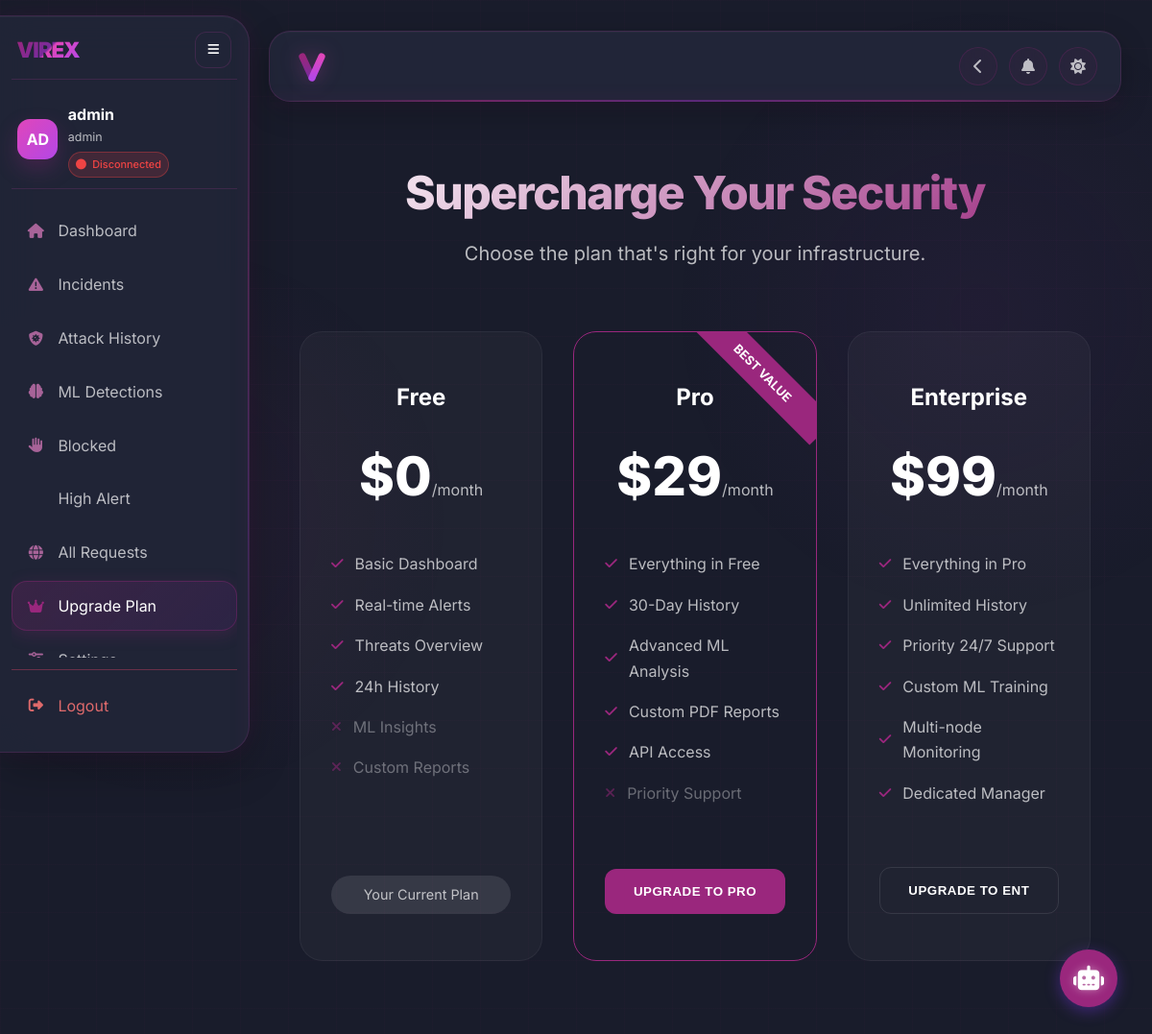
Page /pricing (signed in) on the committed database.
### tables this page shows
CREATE TABLE users (
    user_id       INTEGER PRIMARY KEY AUTOINCREMENT,
    username      TEXT NOT NULL UNIQUE,
    password_hash TEXT NOT NULL,
    email         TEXT,
    role_id       INTEGER DEFAULT 2 REFERENCES roles(role_id),
    department_id INTEGER REFERENCES departments(department_id),
    full_name     TEXT,
    phone         TEXT,
    department    TEXT,
    is_active     INTEGER DEFAULT 1,
    last_login    TEXT,
    reset_token   TEXT,
    reset_token_expiry TEXT,
    avatar_url    TEXT,
    subscription  TEXT DEFAULT 'Free',
    created_at    TEXT,
    updated_at    TEXT
);

CREATE TABLE roles (
    role_id     INTEGER PRIMARY KEY AUTOINCREMENT,
    name        TEXT NOT NULL UNIQUE,
    description TEXT,
    created_at  TEXT
);

### app/dashboard/routes.py (the view)
    @app.route('/pricing')
    @token_required
    def pricing_page(current_user):
        return render_template(
            'pricing.html',
            user=current_user,
            active_page='pricing'
        )

### app/auth/models.py (called while the page is built)
    def get_user(self, username: str) -> dict | None:
        user = db.get_user_by_username(username)
        if user:
            user["role"] = user.get("role_name") or user.get("role", "user")
        return user

### app/dashboard/services.py (called while the page is built, shortened)
    def log_clean_request(self, ip, endpoint="", method="GET"):
        self.stats["total_requests"] = self.stats.get("total_requests", 0) + 1

    def load_audit_log(self):
        all_logs = []
        with self.audit_lock:
            try:
                if os.path.exists(self.audit_log_path):
                    with open(self.audit_log_path, 'r') as f:
                        json_logs = json.load(f)
                        if isinstance(json_logs, list):
                            all_logs.extend(json_logs)
            except Exception as e:
                print(f"[-] Error loading JSON audit log: {e}")
        try:
            db_threats = self.db.get_threat_logs(limit=2000)
        except Exception as e:
            print(f"[-] Error loading SQLite threat logs: {e}")
        all_logs.sort(key=lambda x: str(x.get('timestamp', '')), reverse=True)
        return all_logs

### app/database.py (called while the page is built)
@contextmanager
def db_cursor():
    conn = sqlite3.connect(str(DB_PATH), timeout=10, check_same_thread=False)
    conn.row_factory = sqlite3.Row
    conn.execute("PRAGMA journal_mode=WAL")
    conn.execute("PRAGMA foreign_keys=ON")
    conn.execute("PRAGMA busy_timeout=5000")
    cur = conn.cursor()
    try:
        yield cur
        conn.commit()
    except Exception as e:
        conn.rollback()
        logger.error(f"[DB] Error: {e}")
        raise
    finally:
        conn.close()

def get_user_by_username(username: str) -> dict | None:
    with db_cursor() as cur:
        cur.execute("""
            SELECT u.*, r.name as role_name
            FROM users u
            LEFT JOIN roles r ON u.role_id = r.role_id
            WHERE u.username = ?
        """, (username,))
        row = cur.fetchone()
        return dict(row) if row else None

def get_threat_logs(limit: int = 100, attack_type: str = None,
                    severity: str = None) -> list:
    sql = "SELECT * FROM threat_logs WHERE 1=1"
    params = []
    if attack_type:
        sql += " AND attack_type = ?"
        params.append(attack_type)
    if severity:
        sql += " AND severity = ?"
        params.append(severity)
    sql += " ORDER BY threat_log_id DESC LIMIT ?"
    params.append(limit)
    with db_cursor() as cur:
        cur.execute(sql, params)
        return [dict(r) for r in cur.fetchall()]

### app/templates/pricing.html (shortened to what this page needs)
{% extends "sidebar_layout.html" %} {% set active_page = 'pricing' %}  {% block stylesheets %}
<link rel="stylesheet" href="/static/css/dashboard.css" />
{% endblock %} {% block content %}
<div class="pricing-container">
  <header class="pricing-header">
    <h1>Supercharge Your Security</h1>
    <p>Choose the plan that's right for your infrastructure.</p>
  </header>
  <div class="pricing-grid">
    <div class="pricing-card">
      <div class="plan-name">Free</div>
      <div class="plan-price">$0<span>/month</span></div>
      <ul class="plan-features">
        <li><i class="fas fa-check"></i> Basic Dashboard</li>
        <li><i class="fas fa-check"></i> Real-time Alerts</li>
        <li><i class="fas fa-check"></i> Threats Overview</li>
        <li><i class="fas fa-check"></i> 24h History</li>
        <li style="opacity: 0.5"><i class="fas fa-times"></i> ML Insights</li>
        <li style="opacity: 0.5"><i class="fas fa-times"></i> Custom Reports</li>
      </ul>
      {% if user.subscription == 'Free' %}
      <div class="current-plan-badge">Your Current Plan</div>
      {% else %}
      <button class="plan-btn btn-outline" onclick="upgradePlan('Free')">Downgrade</button>
      {% endif %}
    </div>
    <div class="pricing-card popular">
      <div class="popular-badge">Best Value</div>
      <div class="plan-name">Pro</div>
      <div class="plan-price">$29<span>/month</span></div>
      <ul class="plan-features">
        <li><i class="fas fa-check"></i> Everything in Free</li>
        <li><i class="fas fa-check"></i> 30-Day History</li>
        <li><i class="fas fa-check"></i> Advanced ML Analysis</li>
        <li><i class="fas fa-check"></i> Custom PDF Reports</li>
        <li><i class="fas fa-check"></i> API Access</li>
        <li style="opacity: 0.5"><i class="fas fa-times"></i> Priority Support</li>
      </ul>
      {% if user.subscription == 'Pro' %}
      <div class="current-plan-badge">Your Current Plan</div>
      {% else %}
      <button class="plan-btn btn-primary" onclick="openCheckout('Pro', 29)">Upgrade to Pro</button>
      {% endif %}
    </div>
    <div class="pricing-card">
      <div class="plan-name">Enterprise</div>
      <div class="plan-price">$99<span>/month</span></div>
      <ul class="plan-features">
        <li><i class="fas fa-check"></i> Everything in Pro</li>
        <li><i class="fas fa-check"></i> Unlimited History</li>
        <li><i class="fas fa-check"></i> Priority 24/7 Support</li>
        <li><i class="fas fa-check"></i> Custom ML Training</li>
        <li><i class="fas fa-check"></i> Multi-node Monitoring</li>
        <li><i class="fas fa-check"></i> Dedicated Manager</li>
      </ul>
      {% if user.subscription == 'Enterprise' %}
      <div class="current-plan-badge">Your Current Plan</div>
      {% else %}
      <button class="plan-btn btn-outline" onclick="openCheckout('Enterprise', 99)">Upgrade to Ent</button>
      {% endif %}
    </div>
  </div>
</div>
{% endblock %}

### app/templates/sidebar_component.html (shortened to what this page needs)
<aside class="sidebar modern-sidebar" id="sidebar" aria-expanded="true">
  <div class="modern-sidebar__brand-row">
    <div class="sidebar-brand modern-sidebar__brand" style="display: flex; align-items: center; gap: 4px;">
      <span class="brand-v-icon">VIREX</span>
    </div>
    <button
      type="button"
      class="modern-sidebar__toggle"
      data-sidebar-toggle
      data-sidebar-target="sidebar"
      aria-label="Toggle sidebar"
      aria-controls="sidebar"
      aria-expanded="true"
    >
      <i class="fas fa-bars"></i>
    </button>
  </div>
  <div class="modern-sidebar__profile">
    <div class="modern-sidebar__profile-main">
      <div class="modern-sidebar__avatar" aria-hidden="true">
        {% if user and user.avatar_url %}
        <img
          src="{{ user.avatar_url }}"
          alt="avatar"
          style="
            width: 100%;
            height: 100%;
            object-fit: cover;
            border-radius: 13px;
          "
        />
        {% else %}
          {% if user and user.full_name %}
            {{ user.full_name[:2]|upper }}
          {% else %}
            {{ (user.username[:2] if user and user.username else 'US')|upper }}
          {% endif %}
        {% endif %}
      </div>
      <div class="modern-sidebar__profile-copy">
        <div class="modern-sidebar__username" id="sidebar-username" style="display: flex; align-items: center; gap: 8px;">
          {{ user.full_name if user and user.full_name else (user.username if user else 'User') }}
        </div>
        <div class="modern-sidebar__role">
          {{ user.role if user else 'Role' }}
        </div>
        <div
          class="modern-sidebar__status user-connection-status"
          id="sidebar-connection-status"
        >
        </div>
      </div>
    </div>
  </div>
  <nav class="modern-sidebar__nav" aria-label="Primary">
    <a
      href="/dashboard"
      class="modern-sidebar__item {% if active_page == 'dashboard' %}active{% endif %}"
    >
      <span class="modern-sidebar__icon"><i class="fas fa-home"></i></span>
      <span class="modern-sidebar__label">Dashboard</span>
    </a>
    <a
      href="/incidents"
      class="modern-sidebar__item {% if active_page == 'incidents' %}active{% endif %}"
    >
      <span class="modern-sidebar__icon"
        ><i class="fas fa-exclamation-triangle"></i
      ></span>
      <span class="modern-sidebar__label">Incidents</span>
    </a>
    <a
      href="/attack-history"
      class="modern-sidebar__item {% if active_page == 'attack-history' %}active{% endif %}"
    >
      <span class="modern-sidebar__icon"><i class="fas fa-shield-virus"></i></span>
      <span class="modern-sidebar__label">Attack History</span>
    </a>
    <a
      href="/ml-detections"
      class="modern-sidebar__item {% if active_page == 'ml-detections' %}active{% endif %}"
    >
      <span class="modern-sidebar__icon"><i class="fas fa-brain"></i></span>
      <span class="modern-sidebar__label">ML Detections</span>
    </a>
    <a
      href="/blocked_page"
      class="modern-sidebar__item {% if active_page == 'blocked' %}active{% endif %}"
    >
      <span class="modern-sidebar__icon"><i class="fas fa-hand"></i></span>
      <span class="modern-sidebar__label">Blocked</span>
    </a>
    <a
      href="/critical"
      class="modern-sidebar__item {% if active_page == 'critical' %}active{% endif %}"
    >
      <span class="modern-sidebar__label">High Alert</span>
    </a>
    <a
      href="/requests"
      class="modern-sidebar__item {% if active_page == 'requests' %}active{% endif %}"
    >
      <span class="modern-sidebar__icon"><i class="fas fa-globe"></i></span>
      <span class="modern-sidebar__label">All Requests</span>
    </a>
    <a
      href="/pricing"
      class="modern-sidebar__item {% if active_page == 'pricing' %}active{% endif %}"
    >
      <span class="modern-sidebar__icon"><i class="fas fa-crown"></i></span>
      <span class="modern-sidebar__label">Upgrade Plan</span>
    </a>
    <a
      href="/settings"
      class="modern-sidebar__item {% if active_page == 'settings' %}active{% endif %}"
    >
      <span class="modern-sidebar__icon"><i class="fas fa-sliders"></i></span>
      <span class="modern-sidebar__label">Settings</span>
    </a>
  </nav>
  <div class="modern-sidebar__footer">
    <button type="button" class="modern-sidebar__logout" id="logout-btn">
      <span class="modern-sidebar__icon"
        ><i class="fas fa-right-from-bracket"></i
      ></span>
      <span class="modern-sidebar__label">Logout</span>
    </button>
  </div>
</aside>

### app/static/css/theme.css (style rules this page uses)
:root { --bg-main: #191c2b; --bg-secondary: #212538; --bg-card: #212538; --bg-layout: #191c2b; --brand-primary: #9a277d; --brand-secondary: #792b9d; --brand-accent: #852c6f; --brand-gradient: linear-gradient(135deg, #e046ba 0%, #b347e6 100%); --brand-gradient-hover: linear-gradient(135deg, #f05ad2 0%, #c45df5 100%); --cyan: #4b5563; --cyan-dim: rgba(224, 70, 186, 0.12); --success: #10b981; --warning: #f59e0b; --danger: #ef4444; --info: #3b82f6; --text-primary: #ffffff; --text-secondary: rgba(255, 255, 255, 0.7); --text-muted: rgba(255, 255, 255, 0.45); --border-dim: rgba(224, 70, 186, 0.15); --border-light: rgba(224, 70, 186, 0.3); --glow-purple: 0 0 24px rgba(224, 70, 186, 0.35); --glow-cyan: 0 0 20px rgba(179, 71, 230, 0.25); }
.brand-v-icon { display: inline-block; font-weight: 950; background: linear-gradient(135deg, #9a277d 0%, #792b9d 48%, #e046ba 52%, #b347e6 100%); -webkit-background-clip: text; background-clip: text; -webkit-text-fill-color: transparent; line-height: 1; font-family: 'Inter', sans-serif; letter-spacing: -0.05em; font-size: 1.4rem; }

### app/static/css/base.css (style rules this page uses)
* { margin: 0; padding: 0; box-sizing: border-box; }
:root { --font-main: "Inter", system-ui, -apple-system, sans-serif; --font-mono: "JetBrains Mono", "Fira Code", monospace; --transition-fast: 0.2s ease; --transition-normal: 0.3s ease; --transition-slow: 0.5s cubic-bezier(0.4, 0, 0.2, 1); }
body { font-family: var(--font-main); background: var(--bg-main); color: var(--text-primary); line-height: 1.65; -webkit-font-smoothing: antialiased; min-height: 100vh; position: relative; }
h1, h2, h3, h4, h5, h6 { color: var(--text-primary); line-height: 1.3; }
h1 { font-size: clamp(2rem, 4vw, 2.5rem); font-weight: 800; letter-spacing: -0.03em; }
.btn-primary { background: var(--brand-gradient); color: white; box-shadow: 0 4px 15px color-mix(in srgb, var(--brand-primary) 30%, transparent); }

### app/static/css/dashboard.css (style rules this page uses)
body::before { content: ""; position: fixed; top: 0; left: 0; width: 100%; height: 100%; background: radial-gradient( circle at 15% 50%, color-mix(in srgb, var(--brand-primary) 8%, transparent), transparent 25% ), radial-gradient( circle at 85% 30%, color-mix(in srgb, var(--brand-secondary) 8%, transparent), transparent 25% ); z-index: -1; pointer-events: none; animation: bgPulse 8s ease-in-out infinite; }
body::after { content: ""; position: fixed; top: 0; left: 0; width: 100%; height: 100%; background-image: linear-gradient( color-mix(in srgb, var(--brand-primary) 3%, transparent) 1px, transparent 1px ), linear-gradient( 90deg, color-mix(in srgb, var(--brand-primary) 3%, transparent) 1px, transparent 1px ); background-size: 50px 50px; pointer-events: none; z-index: -1; }

### app/static/css/layout.css (style rules this page uses)
.sidebar { width: 260px; height: 100vh; position: fixed; left: 0; top: 0; background: var(--bg-secondary); backdrop-filter: blur(20px); border-right: 1px solid var(--border-dim); box-shadow: 0 0 30px color-mix(in srgb, var(--brand-primary) 15%, transparent), inset 0 0 40px color-mix(in srgb, var(--brand-primary) 5%, transparent), 2px 0 10px rgba(0, 0, 0, 0.1); display: flex; flex-direction: column; z-index: 1000; transition: transform 0.3s cubic-bezier(0.4, 0, 0.2, 1), opacity 0.3s ease; overflow: hidden; }
.sidebar::after { content: ""; position: absolute; top: 0; right: 0; width: 2px; height: 100%; background: linear-gradient( to bottom, transparent, color-mix(in srgb, var(--brand-primary) 60%, transparent) 20%, color-mix(in srgb, var(--brand-secondary) 60%, transparent) 50%, color-mix(in srgb, var(--brand-primary) 60%, transparent) 80%, transparent ); box-shadow: 0 0 15px color-mix(in srgb, var(--brand-primary) 50%, transparent); }
.sidebar-brand { display: flex; align-items: center; gap: 0.75rem; font-size: 1.5rem; font-weight: 800; color: var(--text-primary); text-transform: uppercase; letter-spacing: 0.1em; }
.user-connection-status { display: flex; align-items: center; gap: 0.5rem; padding: 0.5rem 0.75rem; border-radius: 8px; font-size: 0.8rem; font-weight: 500; margin-top: 0.75rem; border: 1px solid transparent; }
.user-connection-status.status-disconnected { background: color-mix(in srgb, var(--danger) 16%, transparent); border-color: color-mix(in srgb, var(--danger) 35%, transparent); color: var(--danger); }

### app/static/css/chatbot.css (style rules this page uses)
:root { --chat-bg: #2a1f3d; --chat-header: #3a2b55; --chat-border: #1a0f33; --chat-text: #ffffff; --chat-primary: var(--brand-primary); --chat-user-msg: var(--brand-primary); --chat-bot-msg: #3f2e5c; --chat-window-border: 10px solid #1a0f33; }

### rows in the picture
users: username "AD", username "admin"
roles: name "admin"
